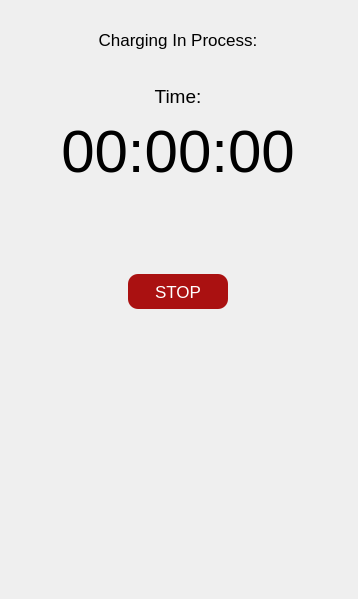
     <widget class="QWidget" name="scrollAreaWidgetContents_8">
      <property name="geometry">
       <rect>
        <x>0</x>
        <y>0</y>
        <width>358</width>
        <height>599</height>
       </rect>
      </property>
      <property name="sizePolicy">
       <sizepolicy hsizetype="Preferred" vsizetype="Preferred">
        <horstretch>0</horstretch>
        <verstretch>0</verstretch>
       </sizepolicy>
      </property>
      <property name="minimumSize">
       <size>
        <width>0</width>
        <height>0</height>
       </size>
      </property>
      <property name="maximumSize">
       <size>
        <width>358</width>
        <height>16777215</height>
       </size>
      </property>
      <layout class="QFormLayout" name="formLayout_9">
       <property name="horizontalSpacing">
        <number>0</number>
       </property>
       <property name="verticalSpacing">
        <number>0</number>
       </property>
       <property name="leftMargin">
        <number>0</number>
       </property>
       <property name="topMargin">
        <number>0</number>
       </property>
       <property name="rightMargin">
        <number>0</number>
       </property>
       <property name="bottomMargin">
        <number>0</number>
       </property>
       <item row="0" column="1">
        <layout class="QVBoxLayout" name="chargingVerticalLayout">
         <property name="spacing">
          <number>0</number>
         </property>
         <property name="leftMargin">
          <number>0</number>
         </property>
         <property name="topMargin">
          <number>10</number>
         </property>
         <property name="rightMargin">
          <number>0</number>
         </property>
         <property name="bottomMargin">
          <number>0</number>
         </property>
         <item>
          <layout class="QVBoxLayout" name="countdownVerticalLayout_2">
           <property name="spacing">
            <number>3</number>
           </property>
           <property name="leftMargin">
            <number>10</number>
           </property>
           <property name="topMargin">
            <number>10</number>
           </property>
           <property name="rightMargin">
            <number>10</number>
           </property>
           <property name="bottomMargin">
            <number>0</number>
           </property>
           <item>
            <spacer name="verticalSpacer_19">
             <property name="orientation">
              <enum>Qt::Vertical</enum>
             </property>
             <property name="sizeType">
              <enum>QSizePolicy::Fixed</enum>
             </property>
             <property name="sizeHint" stdset="0">
              <size>
               <width>20</width>
               <height>10</height>
              </size>
             </property>
            </spacer>
           </item>
           <item>
            <widget class="QLabel" name="charginginprocessLabel">
             <property name="minimumSize">
              <size>
               <width>336</width>
               <height>0</height>
              </size>
             </property>
             <property name="maximumSize">
              <size>
               <width>336</width>
               <height>16777215</height>
              </size>
             </property>
             <property name="font">
              <font>
               <pointsize>13</pointsize>
              </font>
             </property>
             <property name="text">
              <string>Charging In Process:</string>
             </property>
             <property name="alignment">
              <set>Qt::AlignCenter</set>
             </property>
            </widget>
           </item>
           <item>
            <spacer name="verticalSpacer_17">
             <property name="orientation">
              <enum>Qt::Vertical</enum>
             </property>
             <property name="sizeType">
              <enum>QSizePolicy::Fixed</enum>
             </property>
             <property name="sizeHint" stdset="0">
              <size>
               <width>20</width>
               <height>15</height>
              </size>
             </property>
            </spacer>
           </item>
           <item>
            <widget class="QPushButton" name="chargingstationiconPushButton">
             <property name="styleSheet">
              <string notr="true">QPushButton{
	border: None;
}</string>
             </property>
             <property name="text">
              <string/>
             </property>
             <property name="icon">
              <iconset>
               <normaloff>images/charging.png</normaloff>images/charging.png</iconset>
             </property>
             <property name="iconSize">
              <size>
               <width>150</width>
               <height>150</height>
              </size>
             </property>
            </widget>
           </item>
           <item>
            <widget class="QLabel" name="timeLabel">
             <property name="minimumSize">
              <size>
               <width>336</width>
               <height>0</height>
              </size>
             </property>
             <property name="maximumSize">
              <size>
               <width>336</width>
               <height>16777215</height>
              </size>
             </property>
             <property name="font">
              <font>
               <pointsize>14</pointsize>
              </font>
             </property>
             <property name="text">
              <string>Time:</string>
             </property>
             <property name="alignment">
              <set>Qt::AlignCenter</set>
             </property>
            </widget>
           </item>
           <item>
            <widget class="QLabel" name="timercountdownLabel">
             <property name="minimumSize">
              <size>
               <width>0</width>
               <height>80</height>
              </size>
             </property>
             <property name="font">
              <font>
               <pointsize>45</pointsize>
              </font>
             </property>
             <property name="text">
              <string>00:00:00</string>
             </property>
             <property name="alignment">
              <set>Qt::AlignCenter</set>
             </property>
            </widget>
           </item>
           <item>
            <spacer name="verticalSpacer_20">
             <property name="orientation">
              <enum>Qt::Vertical</enum>
             </property>
             <property name="sizeType">
              <enum>QSizePolicy::Fixed</enum>
             </property>
             <property name="sizeHint" stdset="0">
              <size>
               <width>20</width>
               <height>80</height>
              </size>
             </property>
            </spacer>
           </item>
           <item>
            <layout class="QHBoxLayout" name="stopHorizontalLayout">
             <property name="spacing">
              <number>0</number>
             </property>
             <item>
              <widget class="QPushButton" name="stopPushButton">
               <property name="minimumSize">
                <size>
                 <width>0</width>
                 <height>35</height>
                </size>
               </property>
               <property name="maximumSize">
                <size>
                 <width>100</width>
                 <height>16777215</height>
                </size>
               </property>
               <property name="font">
                <font>
                 <pointsize>13</pointsize>
                </font>
               </property>
               <property name="cursor">
                <cursorShape>PointingHandCursor</cursorShape>
               </property>
               <property name="styleSheet">
                <string notr="true">QPushButton{
	background-color: #aa1111;
	border-radius: 10px;
	color: #ffffff;
}
QPushButton:hover{
	background-color: #a21010;
}</string>
               </property>
               <property name="text">
                <string>STOP</string>
               </property>
               <property name="iconSize">
                <size>
                 <width>20</width>
                 <height>20</height>
                </size>
               </property>
              </widget>
             </item>
            </layout>
           </item>
           <item>
            <spacer name="verticalSpacer_4">
             <property name="orientation">
              <enum>Qt::Vertical</enum>
             </property>
             <property name="sizeHint" stdset="0">
              <size>
               <width>20</width>
               <height>30</height>
              </size>
             </property>
            </spacer>
           </item>
          </layout>
         </item>
        </layout>
       </item>
      </layout>
     </widget>
